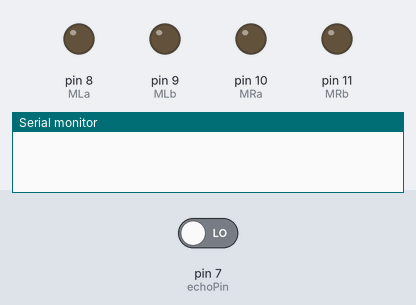
A sketch run on a simulated Arduino Uno, built with avr-gcc and run on an emulated ATmega328P. Parts: output pins drawn as LEDs (lit = HIGH), the last lines printed to the serial monitor. The inputs (shaded band) are chosen by the test bench; at power-on: pin 7 (echoPin) LOW. Pins used as bus, display or sensor lines are not drawn.

Above: at 0.7 s.
At 1.7 s:
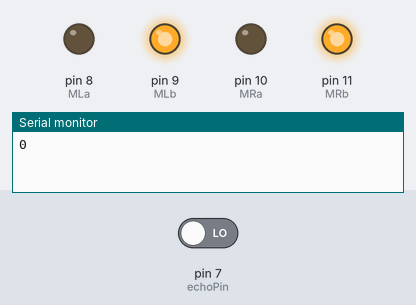
At 2.8 s:
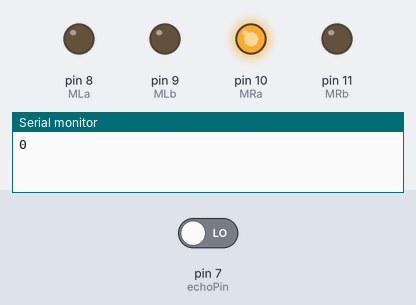
Timing chart, 0 to 6.0 s (numbered marks = the images above):
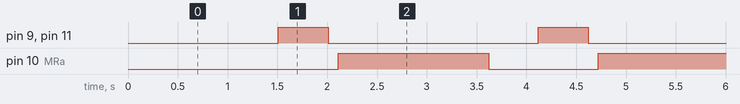

Measured:
- by itself, pin 9 (MLb), pin 11 (MRb): alternates HIGH for 0.50 s and LOW for 2.1 s
- by itself, pin 10 (MRa): alternates HIGH for 1.5 s and LOW for 1.1 s
- by itself, everything shown: repeats every 2.6 s, in 4 steps

The sketch:

robo.ino
```cpp
#define trigPin 6 // Trig Pin Of HC-SR04
#define echoPin 7 // Echo Pin Of HC-SR04
#define MLa 8 //left motor 1st pin
#define MLb 9 //left motor 2nd pin
#define MRa 10 //right motor 1st pin
#define MRb 11 //right motor 2nd pin
long duration, distance;
void setup()
{
Serial.begin(9600);
pinMode(MLa, OUTPUT); // Set Motor Pins As O/P
pinMode(MLb, OUTPUT);
pinMode(MRa, OUTPUT);
pinMode(MRb, OUTPUT);
pinMode(trigPin, OUTPUT); // Set Trig Pin As O/P To Transmit Waves
pinMode(echoPin, INPUT); //Set Echo Pin As I/P To Receive Reflected Waves
}
void loop()
{
digitalWrite(trigPin, LOW);
delayMicroseconds(2);
digitalWrite(trigPin, HIGH); // Transmit Waves For 10us
delayMicroseconds(10);
duration = pulseIn(echoPin, HIGH); // Receive Reflected Waves
distance = duration / 58.2; // Get Distance
Serial.println(distance);
delay(10);
if (distance > 15) // Condition For Absence Of Obstacle
{
digitalWrite(MRb, LOW); // Move Forward
digitalWrite(MRa, HIGH);
digitalWrite(MLb, LOW);
digitalWrite(MLa, HIGH);
}
if (distance < 10) // Condition For Presence Of Obstacle
{
digitalWrite(MRb, LOW); //Stop
digitalWrite(MRa, LOW);
digitalWrite(MLb, LOW);
digitalWrite(MLa, LOW);
delay(500);
digitalWrite(MRb, HIGH); // Move Backward
digitalWrite(MRa, LOW);
digitalWrite(MLb, HIGH);
digitalWrite(MLa, LOW);
delay(500);
digitalWrite(MRb, LOW); //Stop
digitalWrite(MRa, LOW);
digitalWrite(MLb, LOW);
digitalWrite(MLa, LOW);
delay(100);
digitalWrite(MRb, LOW); // Move Left
digitalWrite(MRa, HIGH);
digitalWrite(MLa, LOW);
digitalWrite(MLb, LOW);
delay(500);
}
}
```
